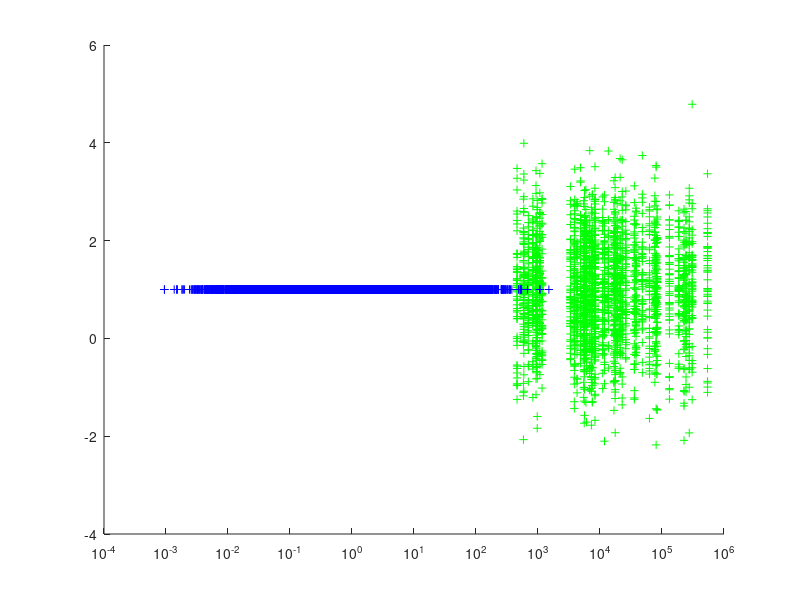

This chart was generated by the following MATLAB code: (Note: this script raises an error after producing the figure.)
% Create the distribution
tpnum = 50;
fpnum = 47000;
tpcenter = 4; %10^4
fpcenter = 0; %10^0
tpdistribution = 10.^normrnd(tpcenter,0.75,[1,tpnum]);
fpdistribution = 10.^normrnd(fpcenter,0.75,[1,fpnum]);
figure()
hold on
plot(tpdistribution, normrnd(1,1,length(tpdistribution)),'g+')
plot(fpdistribution, ones(1,length(fpdistribution)),'b+')
set(gca,'Xscale','log') % yeah, that is indeed easy!
set(gcf, 'Position',  [50, 10, 500, 500])

%%
ttdistribution  = sort([tpdistribution,fpdistribution],2,'ascend');
precision = [];
recall = [];
for gate = 0.1:0.01:3.5
    selcells = sum(ttdistribution>10^gate);
    tp = sum(tpdistribution>10^gate);
    fp = sum(fpdistribution>10^gate);
    precision = [precision,tp/selcells];
    recall = [recall,tp/pAnum];
end
figure()
plot(recall, precision)
xlabel('recall')
ylabel('precision')
set(gcf, 'Position',  [50, 10, 500, 500])

%%
RecallM = [0.522959184	0.558418367	0.557142857	0.575510204	0.580102041	0.582397959	0.564540816	0.493112245	0.461989796	0.408418367 nan nan nan nan nan nan nan;
    nan 0.522101326 0.510880653	0.513090785	0.511334013	0.515527598	0.519607843	0.519607843	0.519607843	0.519607843	0.509803922	0.509803922	0.5	0.480392157	0.480392157	0.480392157	0.460784314;
    nan	0.561729412	0.551793419	0.516891187	0.531734791	0.502980798	0.486523281	0.480375043	0.449447207	0.422680412	0.412371134	0.402061856	0.381443299	0.360824742	0.340206186	0.340206186	0.329896907];
RecallY = [0.596577381	0.47577381	0.405535714	0.343392857	0.291666667	0.229166667	0.177083333 nan;
    0.409579792	0.3513875	0.325369861	0.277546181	0.222036944 nan nan nan;
0.298364878	0.227477073	0.19456	0.1608	0.136515122	0.107317073	0.07804878	0.058536585];
PrecisionM = [0.077622113	0.22453585	0.493670886	0.573170732	0.89036805	0.91576414	0.913330582	0.902006533	0.962785752	0.958108917 nan nan nan nan nan nan nan;
    nan	0.446561	0.559659796	0.635636057	0.732981316	0.882518432	1	1	1	1	1	1	1	1	1	1	1; ...
    nan	0.608885028	0.690418298	0.725189076	0.89579403	0.942072795	0.959343609	0.978989998	0.977576655	1	1	1	1	1	1	1	1];
PrecisionY = [0.065808697	0.317901603	0.628621517	0.785539216	0.933333333	0.956521739	0.944444444 nan;
    0.101692372	0.230418243	0.510088156	0.799866511	0.864767351 nan nan nan;
0.120879051	0.309579321	0.6053718	0.804706572	0.874943725	0.956521739	0.941176471	0.923076923];

% Assumptions: 
% In non-pA population,  is popGRate
% In pA population, the GFP ratio is pAGRate
trialName = 'Mammalian Trial 3'
pAnum = 102; % Total photoactivated cell number
pAsuccessrate = 0.55; % Successful rate of PA, also includes retrival rate
Ntotal = 47276; % Total number of cells 
npAnum = Ntotal-pAnum; % Number of non-photoactivated cells
g = 2.4:0.01:3.8; % Threshold of gates
sigma0 = 0.78; % standard deviation of mCherry signal in non-photoactivated population
sigma1 = 0.78; % standard deviation of mCherry signal in photoactivated population
popGRate = 0.02; % the GFP ratio in non-photoactivated population
pAGRate = 1; % the GFP ratio in photoactivated population
mu0 = 0; % mean mCherry signal of non-photoactivated population (log-scale)
mu1 = 4; % mean mCherry signal of photoactivated population (log-scale); 

c = colormap(lines);
c2 = colormap(flipud(jet));

% True positive = GREEN+/RED+
truep = (1-0.5*(1+erf((g-mu1)/(sqrt(2)*sigma1))))*pAnum*pAGRate*pAsuccessrate;

% False positive = GREEN-/RED+ 
% This is either from bleed-through from non-photoactivated cells,
% or photoactivated GREEN- cells by mistake
falsep = (1-0.5*(1+erf((g-mu0)/(sqrt(2)*sigma0))))*npAnum*(1-popGRate)+...
    (1-0.5*(1+erf((g-mu1)/(sqrt(2)*sigma1))))*pAnum*(1-pAGRate);

precision = truep./(truep+falsep);
recall = truep./pAnum;
figure(4)
clf
sgtitle(trialName)
subplot(1,2,1)
hold on
pAval = normrnd(mu1,sigma1,[1,pAnum]);
yval = normrnd(1,0.5,[1,pAnum]);
npAval = normrnd(mu0,sigma0,[1,npAnum]);
npAyval = normrnd(1,0.5,[1,npAnum]);
plot(10.^npAval,npAyval,'.','color',[200 200 200]/256);
plot(10.^pAval,yval,'.','color',c(2,:));
set(gca,'Xscale','log')
xlabel('mCherry signal')
legend('non-photoactivated','photoactivated','location','northeast')
legend('boxon')

subplot(1,2,2)
hold on
plot(recall, precision,'color',c(2,:))
xlabel('recall')
ylabel('precision')

plot(RecallM(3,:),PrecisionM(3,:),'+','color',c(1,:))
% plot(RecallM(2,:),precisionM(2,:),'+','color',c(2,:))
% plot(RecallM(3,:),precisionM(3,:),'+','color',c(3,:))
annotation('textbox', [0.8, 0.8, 0.1, 0.1], 'String', {strcat('sigma0: ',num2str(sigma0));...
    strcat('sigma1: ',num2str(sigma1));strcat('mu1: ',num2str(mu1));...
    strcat('pAGRate: ',num2str(pAGRate));strcat('pAsuccessrate',num2str(pAsuccessrate))},'LineStyle','none')
set(gcf, 'Position',  [50, 10, 1000, 400])

% subplot(1,3,3)
% precision = [];
% recall = [];
% for gate = g
%     tp = sum(pAval>gate)*pAGRate;
%     fp = sum(npAval>gate)*(1-popGRate);
%     precision = [precision,tp/(tp+fp)];
%     recall = [recall,tp/pAnum];
% end
% hold on
% plot(recall, precision)
% plot(RecallM(1,:),PrecisionM(1,:),'+','color',c(1,:))
% xlabel('recall')
% ylabel('precision')
% set(gcf, 'Position',  [110, 100, 1000, 450])

figure(3)
clf
hold on
plot(g,recall)
plot(g,precision)
legend('recall','precision')